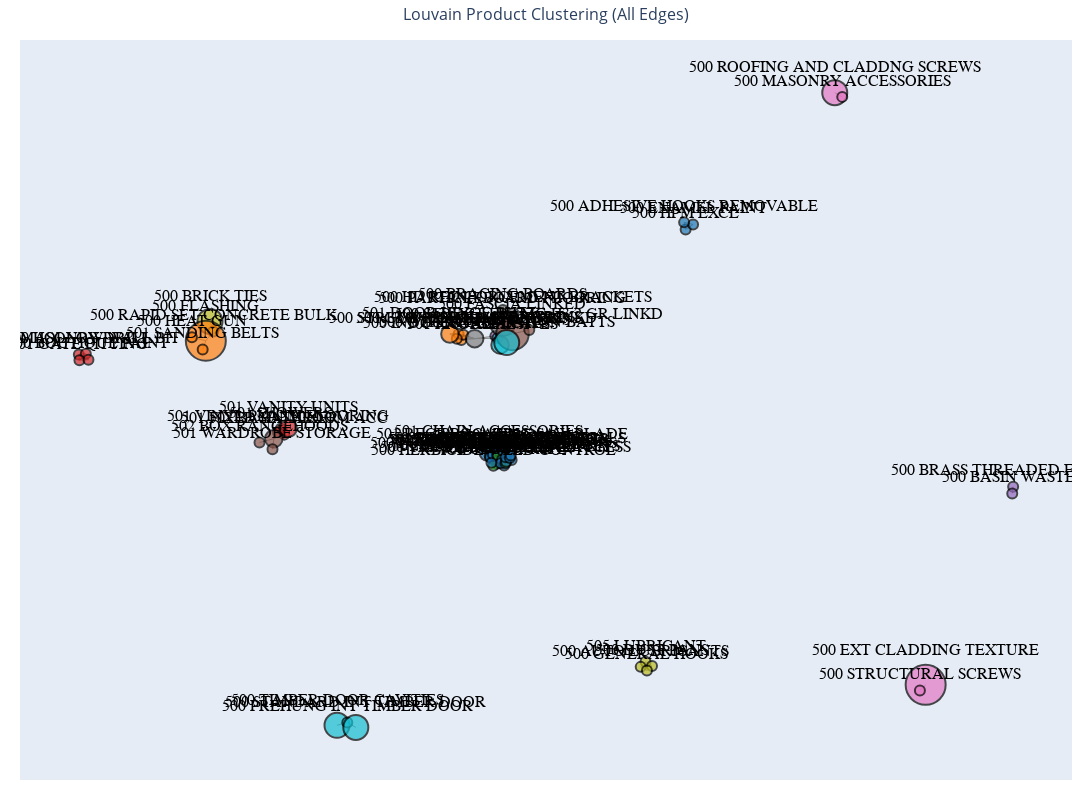

Here is the notebook cell this chart was saved with:
### Markdown cell above
# Results

### Code cell
fig.show()

### Figure 1 — Plotly figure (JSON) as saved in the notebook; plotly's stock layout.template omitted (floating-point values rounded to 4 significant figures; data arrays with more than 128 entries replaced by an {"elided": "..."} marker saying what was removed)
{"data": [{"hoverinfo": "none", "line": {"color": "gray", "width": 1}, "mode": "lines", "type": "scatter", "x": {"elided": "876 float values"}, "y": {"elided": "876 float values"}}, {"hoverinfo": "text", "marker": {"color": ["#d62728", "#d62728", "#d62728", "#d62728", "#ff7f0e", "#ff7f0e", "#ff7f0e", "#ff7f0e", "#17becf", "#17becf", "#17becf", "#7f7f7f", "#9467bd", "#8c564b", "#8c564b", "#8c564b", "#17becf", "#7f7f7f", "#7f7f7f", "#7f7f7f", "#d62728", "#d62728", "#d62728", "#d62728", "#9467bd", "#9467bd", "#e377c2", "#e377c2", "#bcbd22", "#bcbd22", "#17becf", "#1f77b4", "#1f77b4", "#1f77b4", "#ff7f0e", "#ff7f0e", "#ff7f0e", "#8c564b", "#8c564b", "#e377c2", "#e377c2", "#bcbd22", "#bcbd22", "#bcbd22", "#bcbd22", "#17becf", "#1f77b4", "#1f77b4", "#1f77b4", "#1f77b4", "#1f77b4", "#ff7f0e", "#1f77b4", "#1f77b4", "#1f77b4", "#1f77b4", "#1f77b4", "#2ca02c", "#1f77b4", "#1f77b4", "#2ca02c", "#1f77b4", "#1f77b4", "#2ca02c", "#1f77b4", "#1f77b4", "#1f77b4", "#1f77b4", "#1f77b4", "#2ca02c", "#1f77b4", "#1f77b4", "#1f77b4", "#1f77b4"], "line": {"color": "black", "width": 2}, "size": [10, 10, 10, 17.5, 10, 10, 10, 10, 25, 10, 25, 17.5, 10, 17.5, 10, 10, 10, 25, 10, 10, 10, 10, 10, 10, 10, 10, 25, 10, 25, 10, 17.5, 10, 10, 10, 40, 10, 10, 32.5, 10, 40, 10, 10, 10, 10, 10, 25, 17.5, 10, 10, 10, 10, 17.5, 10, 10, 10, 10, 10, 10, 10, 10, 10, 10, 10, 10, 10, 10, 10, 10, 10, 10, 10, 10, 10, 10]}, "mode": "markers+text", "text": ["501 SHOWERS", "501 FIXED BATHROOM ACC", "501 VINYL PLANK FLOORING", "501 VANITY UNITS", "501 KNOBSETS", "500 GLOVES AND SPONGES", "500 STRUCT FRAMG H3 2 KD LINKD", "500 INDOOR CHEMICALS", "500 TIMBER DOOR CAVITIES", "500 PREHUNG INT TIMBER DOOR", "500 STANDARD INT TIMBER DOOR", "500 TIMBER SCREWS", "500 METAL SCREWS", "502 BASIN MIXER", "501 WARDROBE STORAGE", "502 BOX RANGEHOODS", "500 OTHER INSULATION BATTS", "500 PARTICLEBOARD FLOORING", "500 HD REINFORCEMENT BRACKETS", "500 BRACING BOARDS", "500 HOLLOW WALL", "501 MASONRY DRILL BIT", "501 GATE FITTING", "500 BOUTIQUE PAINT", "500 BRASS THREADED FITTINGS", "500 BASIN WASTES", "500 ROOFING AND CLADDNG SCREWS", "500 MASONRY ACCESSORIES", "500 BRICK TIES", "500 RAPID SET CONCRETE BULK", "500 ADHESIVES", "500 HPM EXCL", "500 ENAMEL PAINT", "500 ADHESIVE HOOKS REMOVABLE", "500 FLASHING", "501 SANDING BELTS", "500 HEAT GUN", "500 FASCIA LINKED", "500 STRUCT FRAMG H3 2 GR LINKD", "500 EXT CLADDING TEXTURE", "500 STRUCTURAL SCREWS", "505 LUBRICANT", "500 AUTO LUBRICANTS", "500 DUST PANS", "500 GENERAL HOOKS", "500 PLASTER TRIMS", "501 CHAIN ACCESSORIES", "502 PADLOCKS", "503 TIMBER LATTICE", "500 POWER PAINT APPLICATORS", "500 MASKING TAPE", "501 DOOR HINGE BUTT", "502 GRDN LGHTNG CABLE", "502 LED BUDLIGHTS", "502 MR16 GU10", "502 GARDEN LIGHTING 12V", "501 PLASTIC CHAIN", "500 LAWN SEED", "501 WIRE", "501 WORKPLACE SAFETY", "502 FESTIVE LED BUDLIGHTS", "500 SAFETY ANTI SLIP", "501 SPADES", "500 HERBICIDE WEED CONTROL", "500 CLOTH TAPE", "501 RECIPROCATING SAW BLADE", "501 POOL AND SPA CHEMICALS", "501 SHOVELS", "500 SHRUB GENERAL", "500 VACUUM CLEANING ACCESS", "501 FIRST AID AND SPILL KITS", "501 PVC ELECTRICAL TAPES", "501 CLOTHES AIRERS", "501 ORBITAL SAND PAPER"], "textfont": {"color": "black", "family": "Arial", "size": 16}, "textposition": "top center", "type": "scatter", "x": [-0.3678, -0.361, -0.373, -0.3539, -0.03051, -0.03552, -0.02685, -0.03899, -0.2627, -0.2434, -0.2275, -0.005555, 0.0331, -0.3806, -0.3831, -0.4074, 0.03695, 0.04675, 0.06685, 0.04715, -0.7447, -0.7318, -0.7437, -0.7268, 1, 0.9983, 0.6668, 0.6808, -0.4998, -0.4939, 0.04185, 0.3884, 0.4023, 0.3855, -0.5076, -0.5135, -0.5336, 0.06504, 0.09638, 0.8366, 0.8259, 0.3135, 0.3045, 0.3256, 0.3161, 0.05431, 0.01952, 0.0361, 0.04278, 0.02913, 0.02815, -0.05182, 0.02242, 0.02333, 0.02851, 0.03631, 0.05055, 0.04573, 0.03875, 0.03759, 0.0373, 0.06343, 0.04537, 0.02934, 0.0494, 0.04566, 0.05561, 0.04273, 0.02577, 0.0519, 0.0533, 0.05198, 0.06007, 0.06172], "y": [-0.005132, -0.01957, -0.01338, -0.003924, 0.217, 0.2321, 0.23, 0.2199, -0.7455, -0.7386, -0.7507, 0.2202, 0.2268, -0.02968, -0.05584, -0.03949, 0.2216, 0.2578, 0.2841, 0.2915, 0.1803, 0.1824, 0.166, 0.1676, -0.1495, -0.1667, 0.8346, 0.824, 0.2632, 0.2382, 0.2044, 0.493, 0.5054, 0.5106, 0.2149, 0.1928, 0.2236, 0.232, 0.2418, -0.6444, -0.6586, -0.5868, -0.5996, -0.5973, -0.6088, 0.2104, -0.06363, -0.09247, -0.06753, -0.08111, -0.08031, 0.2318, -0.07314, -0.07685, -0.06909, -0.06894, -0.06582, -0.07691, -0.06117, -0.08466, -0.07307, -0.08269, -0.08208, -0.09752, -0.09642, -0.05808, -0.06763, -0.09087, -0.08988, -0.09132, -0.08757, -0.07626, -0.07777, -0.07153]}], "layout": {"height": 800, "hovermode": "closest", "margin": {"b": 20, "l": 20, "r": 20, "t": 40}, "showlegend": false, "title": {"font": {"size": 16}, "text": "Louvain Product Clustering (All Edges)", "x": 0.5}, "width": 1200, "xaxis": {"showgrid": false, "showticklabels": false, "zeroline": false}, "yaxis": {"showgrid": false, "showticklabels": false, "zeroline": false}}}
